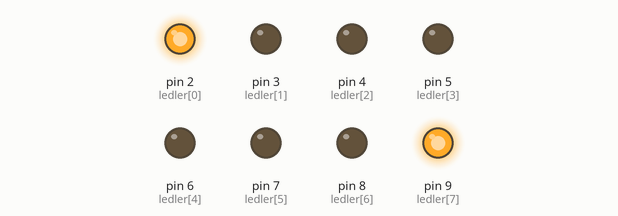
Bench run of a sketch on a simulated Arduino Mega 2560, built with avr-gcc and run on an emulated ATmega2560. On the bench: output pins drawn as LEDs (lit = HIGH).

Above: at 0.5 s.
At 2.5 s:
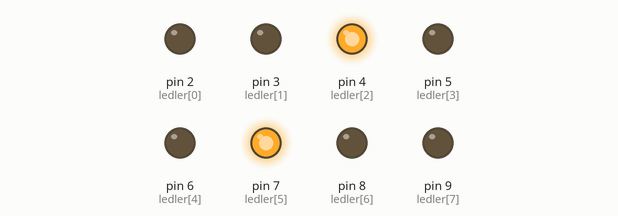
At 4.0 s:
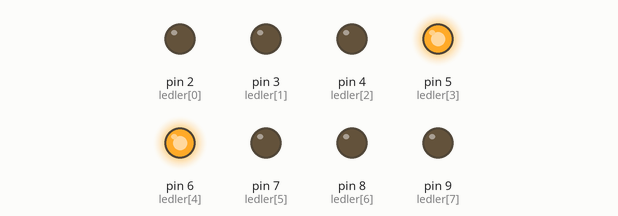
At 9.5 s:
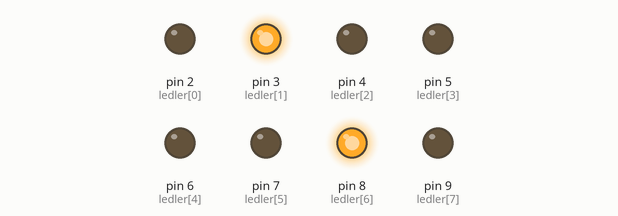
Timing chart, 0 to 10.4 s (numbered marks = the images above):
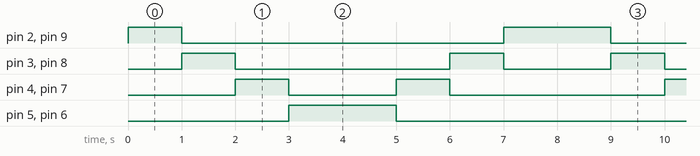

The sketch:

odev2.ino
```cpp
byte ledler[8] = {2, 3, 4, 5, 6, 7, 8, 9};


#define pot A10
int bekleme_suresi, pot_deger;

void setup() {
  for (int sayac = 0; sayac < 8; sayac++) pinMode(ledler[sayac], OUTPUT);
}

void loop() {
  for (int i = 0; i < 8; i++) {
    digitalWrite(ledler[i], HIGH);
    digitalWrite(ledler[7 - i], HIGH);
    delay(1000);
    digitalWrite(ledler[i], LOW);
    digitalWrite(ledler[7 - i], LOW);
  }
}
```

Measured:
- by itself, pin 2 (ledler[0]), pin 9 (ledler[7]): repeats every 8.0 s: LOW 6.0 s, HIGH 2.0 s
- by itself, pin 3 (ledler[1]), pin 8 (ledler[6]): repeats every 8.0 s: LOW 4.0 s, HIGH 1.0 s, LOW 2.0 s, HIGH 1.0 s
- by itself, pin 4 (ledler[2]), pin 7 (ledler[5]): repeats every 8.0 s: LOW 2.0 s, HIGH 1.0 s, LOW 4.0 s, HIGH 1.0 s
- by itself, pin 5 (ledler[3]), pin 6 (ledler[4]): alternates HIGH for 2.0 s and LOW for 6.0 s
